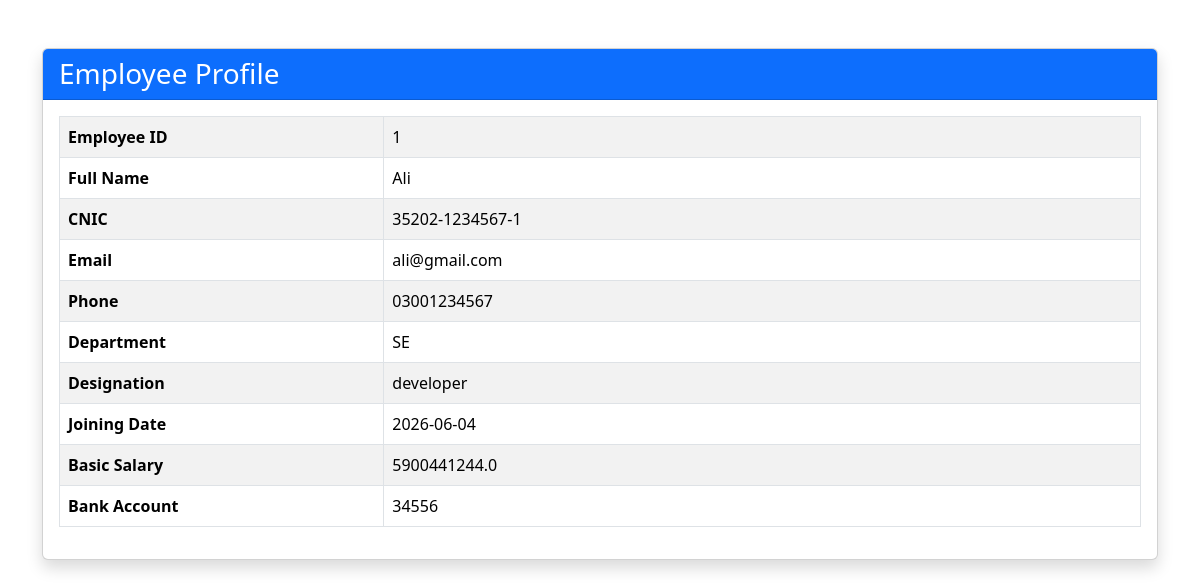
/profile, run on the app's committed database.
### tables this page shows
CREATE TABLE Employees (

    employee_id INTEGER PRIMARY KEY AUTOINCREMENT,

    full_name TEXT NOT NULL,
    cnic TEXT NOT NULL,

    email TEXT NOT NULL,

    phone TEXT,

    department TEXT,

    designation TEXT,

    joining_date TEXT,

    basic_salary REAL,

    bank_account TEXT
);

### app.py (the view)
@app.route("/profile")
def profile():
    conn = get_connection()
    cursor = conn.cursor()
    cursor.execute("SELECT * FROM Employees LIMIT 1")
    employee = cursor.fetchone()
    conn.close()
    return render_template(
        "profile.html",
        employee=employee
    )

### app.py (called while the page is built)
def get_connection():
    return sqlite3.connect("payroll.db")

### templates/profile.html (shortened to what this page needs)
<!DOCTYPE html>
<html lang="en">
<head>
    <link href="https://cdn.jsdelivr.net/npm/bootstrap@5.3.3/dist/css/bootstrap.min.css" rel="stylesheet">
</head>
<body>
<div class="container mt-5">
    <div class="card shadow">
        <div class="card-header bg-primary text-white">
            <h3 class="mb-0">Employee Profile</h3>
        </div>
        <div class="card-body">
            <table class="table table-bordered table-striped">
                <tr>
                    <th width="30%">Employee ID</th>
                    <td>{{ employee[0] }}</td>
                </tr>
                <tr>
                    <th>Full Name</th>
                    <td>{{ employee[1] }}</td>
                </tr>
                <tr>
                    <th>CNIC</th>
                    <td>{{ employee[2] }}</td>
                </tr>
                <tr>
                    <th>Email</th>
                    <td>{{ employee[3] }}</td>
                </tr>
                <tr>
                    <th>Phone</th>
                    <td>{{ employee[4] }}</td>
                </tr>
                <tr>
                    <th>Department</th>
                    <td>{{ employee[5] }}</td>
                </tr>
                <tr>
                    <th>Designation</th>
                    <td>{{ employee[6] }}</td>
                </tr>
                <tr>
                    <th>Joining Date</th>
                    <td>{{ employee[7] }}</td>
                </tr>
                <tr>
                    <th>Basic Salary</th>
                    <td>{{ employee[8] }}</td>
                </tr>
                <tr>
                    <th>Bank Account</th>
                    <td>{{ employee[9] }}</td>
                </tr>
            </table>
        </div>
    </div>
</div>
</body>
</html>

### data on the page
Employees: employee_id "1", full_name "Ali", cnic "35202-1234567-1", email "ali@gmail.com", phone "03001234567", department "SE", designation "developer", joining_date "2026-06-04", basic_salary "5900441244.0", bank_account "34556"
